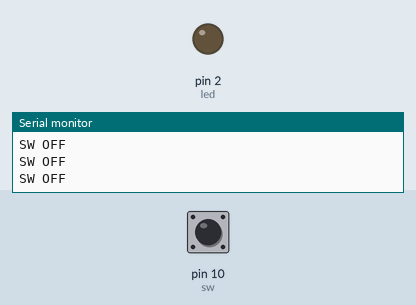
The sketch below on a simulated Arduino Uno, built with avr-gcc and run on an emulated ATmega328P. Shown: output pins drawn as LEDs (lit = HIGH), the last lines printed to the serial monitor. The test bench sets the inputs (shaded band); at power-on: pin 10 (sw) HIGH.

Above: at 1.2 s.
1.3 s: pin 10 (sw) pulled LOW for 0.15 s
At 1.38 s:
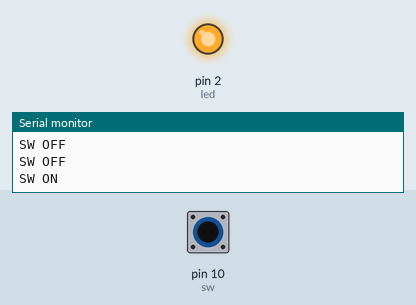
2.9 s: pin 10 (sw) pulled LOW for 1 s
At 4.4 s:
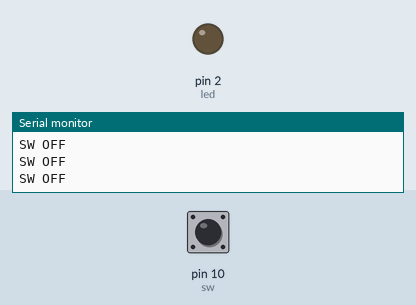
6.9 s: pin 10 (sw) pulled LOW for 3.2 s
At 8.0 s:
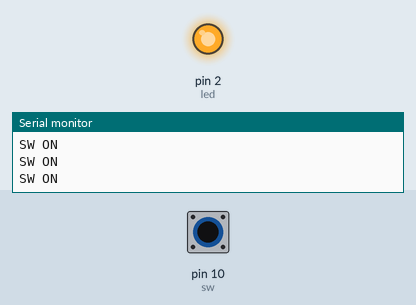
Timing chart, 0 to 11.6 s (numbered marks = the images above; inputs shaded):
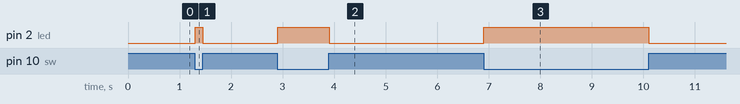

The sketch:

led_blink_2.ino
```cpp
int led = 2;
int sw = 10;

void setup() {
  Serial.begin(9600);
  pinMode(led, OUTPUT);
  pinMode(sw, INPUT_PULLUP);


}

void loop() {
  // put your main code here, to run repeatedly:
  if(digitalRead(sw)==LOW)
  {
    digitalWrite(led, HIGH);
    Serial.println("SW ON");
  }
  else
  {
    digitalWrite(led, LOW);
    Serial.println("SW OFF");
  }

}
```

Measured:
- after the input at 1.3 s, pin 2 (led): LOW → HIGH at once, → LOW 0.15 s later
- after the input at 2.9 s, pin 2 (led): LOW → HIGH at once, → LOW 1.0 s later
- after the input at 6.9 s, pin 2 (led): LOW → HIGH at once, → LOW 3.2 s later
